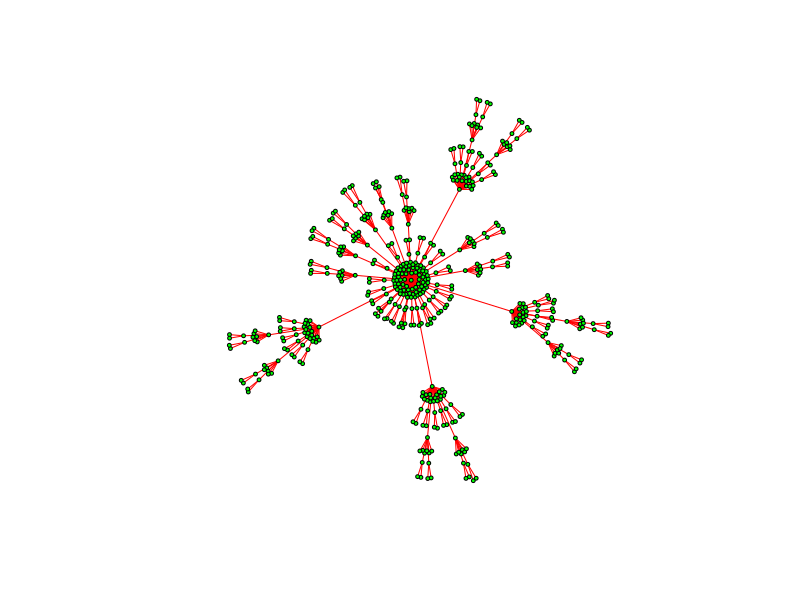
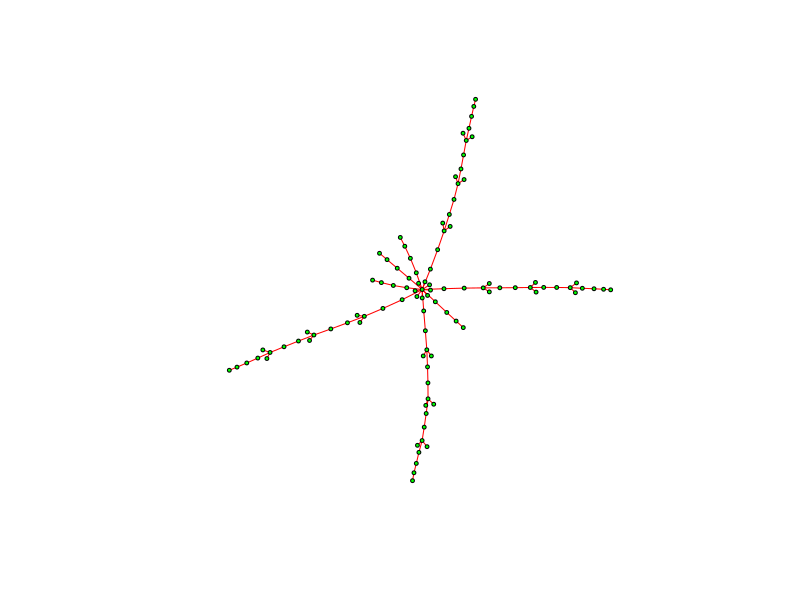
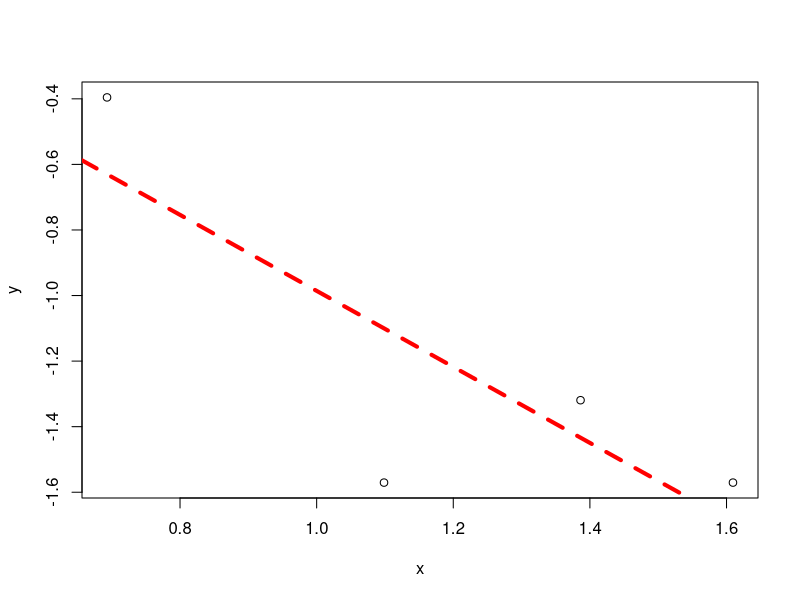

Generate these figures, in order, with R:
library(igraph) |> suppressPackageStartupMessages()
library(ggplot2) |> suppressPackageStartupMessages()

# Main to generate a network with a multiplicative process and preferential attachment

# Model 1

N_it <- 3  # Number of iterations
m <- 2    # Multiplicative factor 


# Initialize the star graph
g <- make_graph(~ 1--2, 1--3, 1--4, 1--5)
# plot(g, 
#      vertex.label=NA, 
#      vertex.color="green",
#      vertex.size=2,
#      edge.color="red",
#      edge.width=1)

#

# Generate the network with a multiplicative process and preferential attachment
for (t in 1:N_it) {
  for (node in seq(1:vcount(g))) {
    vcount(g)
    node_degree <- degree(g, v = node)
    mk = m*node_degree
    for( j in seq(1:mk)){
      g <- add.vertices(g, nv = 1)
      new_node <- vcount(g)
      g <- add_edges(g, edges = c(node, new_node ))
    }
  }
}

plot(g, 
     vertex.label=NA, 
     vertex.color="green",
     vertex.size=2,
     edge.color="red",
     edge.width=1)




# Model 2

N_it <- 2 # Number of iterations
m <- 2    # Multiplicative factor 
nn_list <- list()
nn_list_new <- list()
# Initialize the star graph
g <- make_graph(~ 1--2, 1--3, 1--4, 1--5)


# Generate the network with a multiplicative process and preferential attachment

for (t in 1:N_it) {
  states <- logical(vcount(g))
  states <- TRUE
  V(g)$state <- states
  degree_sequence <- degree(g)
  for( s in (1:vcount(g) ) ) {
    nn_list[[length(nn_list) + 1]] <- as_ids(neighbors(g, s, mode = c( "all")))
  }
  g <- delete_edges(g, E(g))
 
  
  # loop su tutti i nodi (mi serve per sapere il degree)
  for (node in (1:vcount(g))) {
    mk = m*degree_sequence[node]
    # loop sui figli generati 
    for( j in (1:mk)){
      g <- add.vertices(g, nv = 1, state=FALSE, name = vcount(g) + 1, busy=FALSE)
      new_node <- vcount(g)
      g <- add_edges(g, edges = c(node, new_node )) 
    }
  }
   degree_sequence_new <- degree(g)
# genero una lista di vicini aggiornata
  for( d in (1:vcount(g) ) ) {
    nn_list_new[[length(nn_list_new) + 1]] <- as_ids(neighbors(g, d, mode = c( "all")))
  }
  # loop su tutti i nodi per vedere quali sono quelli già esistenti
  for( l in seq(1:vcount(g))){
    if(V(g)$state[l] == TRUE) {
      # scorre sui quelli che erano i vicini di l allo step precedente
      for( p in nn_list[[l]]) { 
        #Qua sotto dovrei collegare tanti figli di l quanto era prima il degree di l
        shortest_path <- shortest_paths(g, from = l, to = p)
        if (length(shortest_path$vpath[[1]]) != 4) {
          p <- as.integer(p)
          random_son_l <- sample((1:degree_sequence_new[l]), 1) 
          while (V(g)$busy[as.integer(nn_list_new[[l]][random_son_l])] == TRUE) {
          random_son_l <- sample((1:degree_sequence_new[l]), 1) 
          }
          son_l <- nn_list_new[[l]][random_son_l]
          V(g)$busy[as.integer(nn_list_new[[l]][random_son_l])] <- TRUE
          random_son_p <- sample((1:degree_sequence_new[p]), 1) 
          while (V(g)$busy[as.integer(nn_list_new[[p]][random_son_p])] == TRUE) {
           random_son_p <- sample((1:degree_sequence_new[p]), 1) 
          }
          V(g)$busy[as.integer(nn_list_new[[p]][random_son_p])] <- TRUE
          son_p <- nn_list_new[[p]][random_son_p]
          cat(son_p, "\n")
          g <- add_edges(g, edges = c(son_l, son_p))
        }
      }
    }
  }
  nn_list <- NULL
  nn_list_new <- NULL
}

plot(g, 
     vertex.label=NA, 
     vertex.color="green",
     vertex.size=2,
     edge.color="red",
     edge.width=1)




# Auxiliary graph 

lb_max <- 5
N_box <- c()
for (lb in 2:lb_max){
  # auxiliary graph 
  h <- delete_edges(g, E(g))
  for (v1 in (1:vcount(h))){
    nn <- neighbors(graph = h, v = v1)
    for (v2 in (1:vcount(h))){
      shortest_path <- shortest_paths(g, from = v1, to = v2)$vpath[[1]]
      dist_ij <- length(shortest_path)
      
      if((dist_ij > lb) && !(v2 %in% nn )) {
        h <- add_edges(h, edges = c(v1, v2))
      }
    }
  }

  # plot(h)


  # Box covering: greedy-color 
  color <- rep(-1, vcount(h))
  B <- lapply(1:vcount(h), function(i) neighborhood(h, order = 1, nodes = i))
  color[1] <- 0
  palette <- 0:(vcount(h)-1)

  for (v in V(g)){
    v <- as.numeric(v)
    if (v == 1){
      next
    }
    else{
      neig <- B[[v]][[1]][-1]
      col_neig <- color[neig] # (-1,-1,-1)
      minimum <- min(palette[!(palette %in% col_neig)])  
      color[v] <- minimum
    }
  }
  N_box <- append(N_box, max(color) + 1)
}
cat("Number of boxes =", N_box, "\n")

# linear fit:
# N_b(l_B)/N ~ l_b^(-d_b)
# log(N_b(l_B)/N) ~ -d_b*log(l_b)
y <- log(N_box/vcount(g))
x <- log(2:lb_max)
model <- lm(y ~ x)

summary(model)

pred <- predict(model, data.frame(x=x))
plot(x, y)
abline(model, col="red", lty=2, lw=4)
